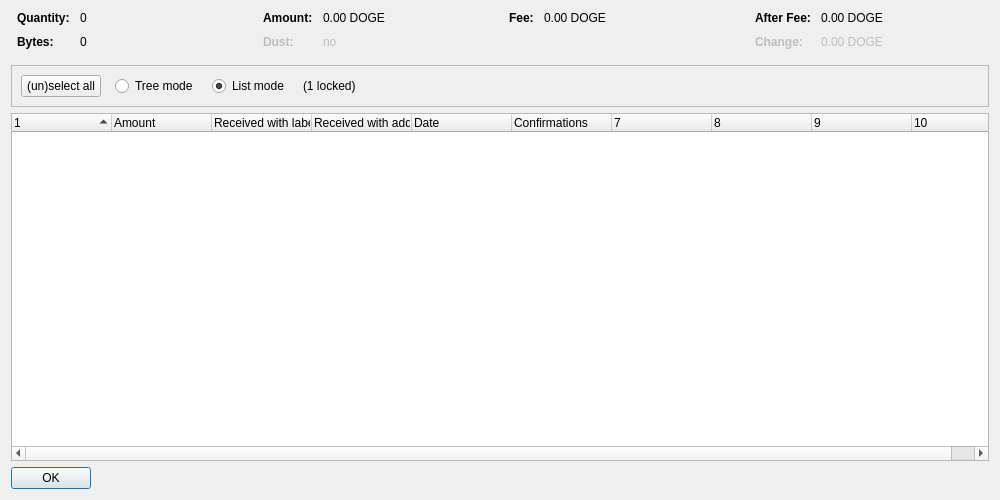
<?xml version="1.0" encoding="UTF-8"?>
<ui version="4.0">
 <class>CoinControlDialog</class>
 <widget class="QDialog" name="CoinControlDialog">
  <property name="geometry">
   <rect>
    <x>0</x>
    <y>0</y>
    <width>1000</width>
    <height>500</height>
   </rect>
  </property>
  <property name="windowTitle">
   <string>Coin Selection</string>
  </property>
  <layout class="QVBoxLayout" name="verticalLayout">
   <item>
    <layout class="QHBoxLayout" name="horizontalLayoutTop" stretch="0,0,0,0">
     <property name="topMargin">
      <number>0</number>
     </property>
     <property name="bottomMargin">
      <number>10</number>
     </property>
     <item>
      <layout class="QFormLayout" name="formLayoutCoinControl1">
       <property name="horizontalSpacing">
        <number>10</number>
       </property>
       <property name="verticalSpacing">
        <number>10</number>
       </property>
       <property name="leftMargin">
        <number>6</number>
       </property>
       <property name="rightMargin">
        <number>6</number>
       </property>
       <item row="0" column="0">
        <widget class="QLabel" name="labelCoinControlQuantityText">
         <property name="font">
          <font>
           <weight>75</weight>
           <bold>true</bold>
          </font>
         </property>
         <property name="text">
          <string>Quantity:</string>
         </property>
        </widget>
       </item>
       <item row="0" column="1">
        <widget class="QLabel" name="labelCoinControlQuantity">
         <property name="cursor">
          <cursorShape>IBeamCursor</cursorShape>
         </property>
         <property name="contextMenuPolicy">
          <enum>Qt::ActionsContextMenu</enum>
         </property>
         <property name="text">
          <string notr="true">0</string>
         </property>
         <property name="textInteractionFlags">
          <set>Qt::LinksAccessibleByMouse|Qt::TextSelectableByKeyboard|Qt::TextSelectableByMouse</set>
         </property>
        </widget>
       </item>
       <item row="1" column="0">
        <widget class="QLabel" name="labelCoinControlBytesText">
         <property name="font">
          <font>
           <weight>75</weight>
           <bold>true</bold>
          </font>
         </property>
         <property name="text">
          <string>Bytes:</string>
         </property>
        </widget>
       </item>
       <item row="1" column="1">
        <widget class="QLabel" name="labelCoinControlBytes">
         <property name="cursor">
          <cursorShape>IBeamCursor</cursorShape>
         </property>
         <property name="contextMenuPolicy">
          <enum>Qt::ActionsContextMenu</enum>
         </property>
         <property name="text">
          <string notr="true">0</string>
         </property>
         <property name="textInteractionFlags">
          <set>Qt::LinksAccessibleByMouse|Qt::TextSelectableByKeyboard|Qt::TextSelectableByMouse</set>
         </property>
        </widget>
       </item>
      </layout>
     </item>
     <item>
      <layout class="QFormLayout" name="formLayoutCoinControl2">
       <property name="horizontalSpacing">
        <number>10</number>
       </property>
       <property name="verticalSpacing">
        <number>10</number>
       </property>
       <property name="leftMargin">
        <number>6</number>
       </property>
       <property name="rightMargin">
        <number>6</number>
       </property>
       <item row="0" column="0">
        <widget class="QLabel" name="labelCoinControlAmountText">
         <property name="font">
          <font>
           <weight>75</weight>
           <bold>true</bold>
          </font>
         </property>
         <property name="text">
          <string>Amount:</string>
         </property>
        </widget>
       </item>
       <item row="0" column="1">
        <widget class="QLabel" name="labelCoinControlAmount">
         <property name="cursor">
          <cursorShape>IBeamCursor</cursorShape>
         </property>
         <property name="contextMenuPolicy">
          <enum>Qt::ActionsContextMenu</enum>
         </property>
         <property name="text">
          <string notr="true">0.00 DOGE</string>
         </property>
         <property name="textInteractionFlags">
          <set>Qt::LinksAccessibleByMouse|Qt::TextSelectableByKeyboard|Qt::TextSelectableByMouse</set>
         </property>
        </widget>
       </item>
       <item row="1" column="0">
        <widget class="QLabel" name="labelCoinControlLowOutputText">
         <property name="enabled">
          <bool>false</bool>
         </property>
         <property name="font">
          <font>
           <weight>75</weight>
           <bold>true</bold>
          </font>
         </property>
         <property name="text">
          <string>Dust:</string>
         </property>
        </widget>
       </item>
       <item row="1" column="1">
        <widget class="QLabel" name="labelCoinControlLowOutput">
         <property name="enabled">
          <bool>false</bool>
         </property>
         <property name="cursor">
          <cursorShape>IBeamCursor</cursorShape>
         </property>
         <property name="contextMenuPolicy">
          <enum>Qt::ActionsContextMenu</enum>
         </property>
         <property name="text">
          <string notr="true">no</string>
         </property>
         <property name="textInteractionFlags">
          <set>Qt::LinksAccessibleByMouse|Qt::TextSelectableByKeyboard|Qt::TextSelectableByMouse</set>
         </property>
        </widget>
       </item>
      </layout>
     </item>
     <item>
      <layout class="QFormLayout" name="formLayoutCoinControl3">
       <property name="horizontalSpacing">
        <number>10</number>
       </property>
       <property name="verticalSpacing">
        <number>10</number>
       </property>
       <property name="leftMargin">
        <number>6</number>
       </property>
       <property name="rightMargin">
        <number>6</number>
       </property>
       <item row="0" column="0">
        <widget class="QLabel" name="labelCoinControlFeeText">
         <property name="font">
          <font>
           <weight>75</weight>
           <bold>true</bold>
          </font>
         </property>
         <property name="text">
          <string>Fee:</string>
         </property>
        </widget>
       </item>
       <item row="0" column="1">
        <widget class="QLabel" name="labelCoinControlFee">
         <property name="cursor">
          <cursorShape>IBeamCursor</cursorShape>
         </property>
         <property name="contextMenuPolicy">
          <enum>Qt::ActionsContextMenu</enum>
         </property>
         <property name="text">
          <string notr="true">0.00 DOGE</string>
         </property>
         <property name="textInteractionFlags">
          <set>Qt::LinksAccessibleByMouse|Qt::TextSelectableByKeyboard|Qt::TextSelectableByMouse</set>
         </property>
        </widget>
       </item>
      </layout>
     </item>
     <item>
      <layout class="QFormLayout" name="formLayoutCoinControl4">
       <property name="horizontalSpacing">
        <number>10</number>
       </property>
       <property name="verticalSpacing">
        <number>10</number>
       </property>
       <property name="leftMargin">
        <number>6</number>
       </property>
       <property name="rightMargin">
        <number>6</number>
       </property>
       <item row="0" column="0">
        <widget class="QLabel" name="labelCoinControlAfterFeeText">
         <property name="font">
          <font>
           <weight>75</weight>
           <bold>true</bold>
          </font>
         </property>
         <property name="text">
          <string>After Fee:</string>
         </property>
        </widget>
       </item>
       <item row="0" column="1">
        <widget class="QLabel" name="labelCoinControlAfterFee">
         <property name="cursor">
          <cursorShape>IBeamCursor</cursorShape>
         </property>
         <property name="contextMenuPolicy">
          <enum>Qt::ActionsContextMenu</enum>
         </property>
         <property name="text">
          <string notr="true">0.00 DOGE</string>
         </property>
         <property name="textInteractionFlags">
          <set>Qt::LinksAccessibleByMouse|Qt::TextSelectableByKeyboard|Qt::TextSelectableByMouse</set>
         </property>
        </widget>
       </item>
       <item row="1" column="0">
        <widget class="QLabel" name="labelCoinControlChangeText">
         <property name="enabled">
          <bool>false</bool>
         </property>
         <property name="font">
          <font>
           <weight>75</weight>
           <bold>true</bold>
          </font>
         </property>
         <property name="text">
          <string>Change:</string>
         </property>
        </widget>
       </item>
       <item row="1" column="1">
        <widget class="QLabel" name="labelCoinControlChange">
         <property name="enabled">
          <bool>false</bool>
         </property>
         <property name="cursor">
          <cursorShape>IBeamCursor</cursorShape>
         </property>
         <property name="contextMenuPolicy">
          <enum>Qt::ActionsContextMenu</enum>
         </property>
         <property name="text">
          <string notr="true">0.00 DOGE</string>
         </property>
         <property name="textInteractionFlags">
          <set>Qt::LinksAccessibleByMouse|Qt::TextSelectableByKeyboard|Qt::TextSelectableByMouse</set>
         </property>
        </widget>
       </item>
      </layout>
     </item>
    </layout>
   </item>
   <item>
    <widget class="QFrame" name="frame">
     <property name="minimumSize">
      <size>
       <width>0</width>
       <height>40</height>
      </size>
     </property>
     <property name="frameShape">
      <enum>QFrame::StyledPanel</enum>
     </property>
     <property name="frameShadow">
      <enum>QFrame::Sunken</enum>
     </property>
     <layout class="QHBoxLayout" name="horizontalLayout">
      <item>
       <layout class="QHBoxLayout" name="horizontalLayoutPanel" stretch="0,0,0,0,0">
        <property name="spacing">
         <number>14</number>
        </property>
        <item>
         <widget class="QPushButton" name="pushButtonSelectAll">
          <property name="sizePolicy">
           <sizepolicy hsizetype="Maximum" vsizetype="Fixed">
            <horstretch>0</horstretch>
            <verstretch>0</verstretch>
           </sizepolicy>
          </property>
          <property name="text">
           <string>(un)select all</string>
          </property>
          <property name="autoDefault">
           <bool>false</bool>
          </property>
         </widget>
        </item>
        <item>
         <widget class="QRadioButton" name="radioTreeMode">
          <property name="sizePolicy">
           <sizepolicy hsizetype="Maximum" vsizetype="Fixed">
            <horstretch>0</horstretch>
            <verstretch>0</verstretch>
           </sizepolicy>
          </property>
          <property name="text">
           <string>Tree mode</string>
          </property>
         </widget>
        </item>
        <item>
         <widget class="QRadioButton" name="radioListMode">
          <property name="sizePolicy">
           <sizepolicy hsizetype="Maximum" vsizetype="Fixed">
            <horstretch>0</horstretch>
            <verstretch>0</verstretch>
           </sizepolicy>
          </property>
          <property name="text">
           <string>List mode</string>
          </property>
          <property name="checked">
           <bool>true</bool>
          </property>
         </widget>
        </item>
        <item>
         <widget class="QLabel" name="labelLocked">
          <property name="text">
           <string notr="true">(1 locked)</string>
          </property>
         </widget>
        </item>
        <item>
         <spacer name="horizontalSpacer">
          <property name="orientation">
           <enum>Qt::Horizontal</enum>
          </property>
          <property name="sizeHint" stdset="0">
           <size>
            <width>40</width>
            <height>20</height>
           </size>
          </property>
         </spacer>
        </item>
       </layout>
      </item>
     </layout>
    </widget>
   </item>
   <item>
    <widget class="CoinControlTreeWidget" name="treeWidget">
     <property name="contextMenuPolicy">
      <enum>Qt::CustomContextMenu</enum>
     </property>
     <property name="sortingEnabled">
      <bool>false</bool>
     </property>
     <property name="columnCount">
      <number>10</number>
     </property>
     <attribute name="headerShowSortIndicator" stdset="0">
      <bool>true</bool>
     </attribute>
     <attribute name="headerStretchLastSection">
      <bool>false</bool>
     </attribute>
     <column>
      <property name="text">
       <string/>
      </property>
     </column>
     <column>
      <property name="text">
       <string>Amount</string>
      </property>
     </column>
     <column>
      <property name="text">
       <string>Received with label</string>
      </property>
     </column>
     <column>
      <property name="text">
       <string>Received with address</string>
      </property>
     </column>
     <column>
      <property name="text">
       <string>Date</string>
      </property>
     </column>
     <column>
      <property name="text">
       <string>Confirmations</string>
      </property>
      <property name="toolTip">
       <string>Confirmed</string>
      </property>
     </column>
     <column>
      <property name="text">
       <string/>
      </property>
     </column>
     <column>
      <property name="text">
       <string/>
      </property>
     </column>
     <column>
      <property name="text">
       <string/>
      </property>
     </column>
     <column>
      <property name="text">
       <string/>
      </property>
     </column>
    </widget>
   </item>
   <item>
    <widget class="QDialogButtonBox" name="buttonBox">
     <property name="sizePolicy">
      <sizepolicy hsizetype="Maximum" vsizetype="Fixed">
       <horstretch>0</horstretch>
       <verstretch>0</verstretch>
      </sizepolicy>
     </property>
     <property name="orientation">
      <enum>Qt::Horizontal</enum>
     </property>
     <property name="standardButtons">
      <set>QDialogButtonBox::Ok</set>
     </property>
    </widget>
   </item>
  </layout>
 </widget>
 <customwidgets>
  <customwidget>
   <class>CoinControlTreeWidget</class>
   <extends>QTreeWidget</extends>
   <header>coincontroltreewidget.h</header>
  </customwidget>
 </customwidgets>
 <resources/>
 <connections/>
</ui>
